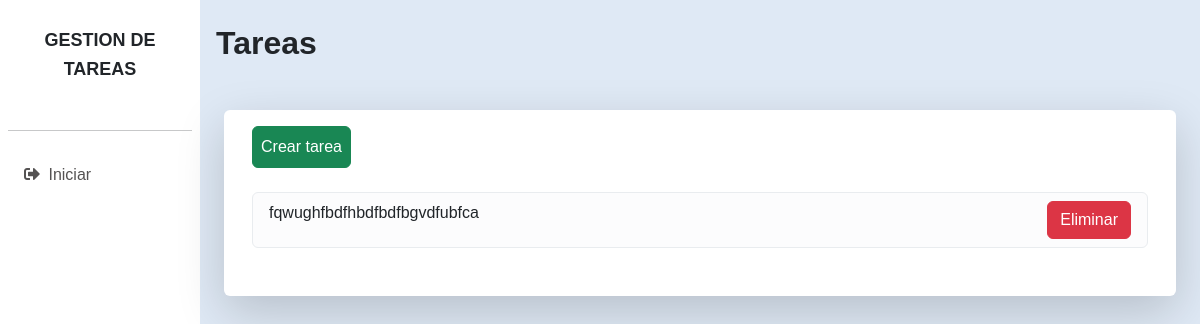
The page /tasks/ on the database as committed earlier.
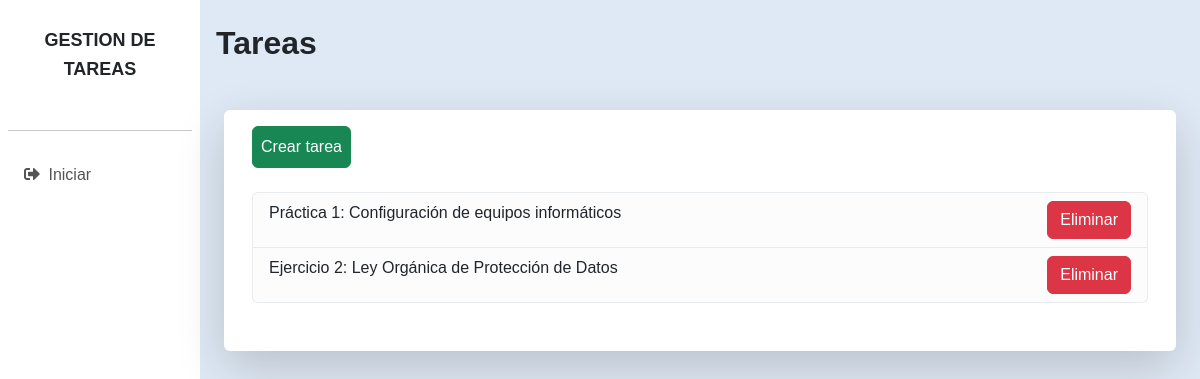
The same page on the database as committed later.
### taskapp/models.py (models this page shows, shortened)
class Task(models.Model):
    title = models.CharField(max_length=100, verbose_name='titulo')
    description = models.TextField(null=False, blank=True, verbose_name='descripcion')
    start_date = models.DateTimeField(auto_now_add=True)
    end_date = models.DateTimeField(verbose_name='fecha de terminacion')
    students = models.ManyToManyField(
        settings.AUTH_USER_MODEL,
        related_name='tasks_as_student',
        limit_choices_to={'is_student': True},
        verbose_name='alumnos'
    )
    tutor = models.ForeignKey(
        settings.AUTH_USER_MODEL,
        on_delete=models.PROTECT,
        related_name='tasks_as_tutor',
        limit_choices_to={'is_tutor': True},
        verbose_name='tutor')
    course = models.ForeignKey(
        Course,
        on_delete=models.PROTECT,
        related_name='tasks',
        verbose_name='cursos')

### taskapp/views.py (the view)
# urls.py: path('tasks/', TasksListView.as_view(), name='tasks_list'),
class TasksListView(ListView): #(PermissionRequiredMixin, ListView):
    model = Task
    template_name = 'tasks/tasks-list.html'
    context_object_name = 'tasks'
    queryset = Task.objects.all #(.archived=False)

### taskapp/templates/tasks/tasks-list.html
{% extends "_base.html" %}
{% block content %}
<h2 class="fw-bold">Tareas</h2>
<div class="row bg-white px-3 py-3 mx-2 my-5 rounded pb-5 shadow-lg">
    <div class="hstack gap-3 pb-4">
        <a href="/tasks/new" class="btn btn-success p-2">Crear tarea</a>
    </div>
    <div class="col">
        <ul class="list-group">
            {% for task in tasks %}
            <li class="list-group-item list-group-item-light d-flex justify-content-between">
                <a href="/tasks/{{ task.pk }}" class="text-decoration-none link-dark">{{ task.title }}</a>
                <a href="/tasks/{{ task.pk }}/delete" class="btn btn-danger">Eliminar</a>
            </li>
            {% endfor %}
        </ul>
    </div>
</div>
{% endblock %}

Rows that differ between the two databases and show on the page:
changed Task: title "fqwughfbdfhbdfbdfbgvdfubfca" → "Práctica 1: Configuración de equipos informáticos"
added Task: title "Ejercicio 2: Ley Orgánica de Protección de Datos"
